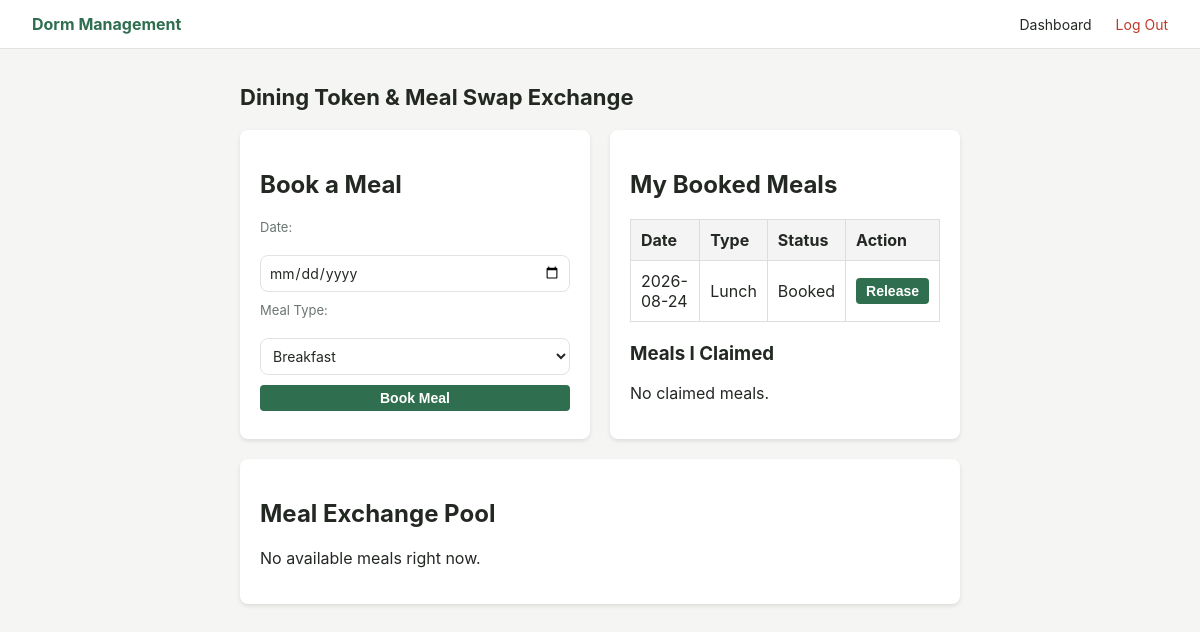
/meals.php (signed in), run on the app's committed database.
### tables this page shows
CREATE TABLE IF NOT EXISTS meal (
    token_no INT AUTO_INCREMENT PRIMARY KEY,
    meal_type VARCHAR(50),  
    student_id INT NOT NULL,  
    meal_serve_date DATE NOT NULL,
    is_released BOOLEAN DEFAULT FALSE,
    released_by INT NULL,  
    released_status VARCHAR(20) DEFAULT 'Booked',  
    claim_status BOOLEAN DEFAULT FALSE,
    claimed_by INT NULL,  
    FOREIGN KEY (student_id) REFERENCES Student(Student_ID) ON DELETE CASCADE,
    FOREIGN KEY (released_by) REFERENCES Student(Student_ID) ON DELETE SET NULL,
    FOREIGN KEY (claimed_by) REFERENCES Student(Student_ID) ON DELETE SET NULL
);

### meals.php (the view, shortened to what this page needs)
<?php
require 'config/db.php';
$student_id = $_SESSION['student_id'];
$my_meals_stmt = $pdo->prepare("SELECT * FROM meal WHERE student_id = ? AND claim_status = FALSE ORDER BY meal_serve_date ASC, token_no ASC");
$my_meals_stmt->execute([$student_id]);
$my_meals = $my_meals_stmt->fetchAll();
$available_meals_stmt = $pdo->prepare("SELECT meal_serve_date, meal_type, COUNT(*) as available_count FROM meal WHERE is_released = TRUE AND claim_status = FALSE AND student_id != ? GROUP BY meal_serve_date, meal_type ORDER BY meal_serve_date ASC");
$available_meals_stmt->execute([$student_id]);
$available_meals = $available_meals_stmt->fetchAll();
$my_claims_stmt = $pdo->prepare("SELECT * FROM meal WHERE claimed_by = ? ORDER BY meal_serve_date ASC");
$my_claims_stmt->execute([$student_id]);
$my_claims = $my_claims_stmt->fetchAll();
?>
<!DOCTYPE html>
<html lang="en">
<head>
    <link rel="stylesheet" href="assets/css/style.css">
</head>
<body>
    <?php include 'includes/navbar.php'; ?>
    <div class="page" style="padding: 20px;">
        <h1>Dining Token & Meal Swap Exchange</h1>
        <div class="container">
            <div class="card">
                <h2>Book a Meal</h2>
                <form action="book_meal.php" method="POST" style="margin-top: 10px;">
                    <div style="margin-bottom: 10px;">
                        <label>Date:</label>
                        <input type="date" name="meal_serve_date" required style="width: 100%; padding: 8px;">
                    </div>
                    <div style="margin-bottom: 10px;">
                        <label>Meal Type:</label>
                        <select name="meal_type" required style="width: 100%; padding: 8px;">
                            <option value="Breakfast">Breakfast</option>
                        </select>
                    </div>
                    <button type="submit" class="btn">Book Meal</button>
                </form>
            </div>
            <div class="card">
                <h2>My Booked Meals</h2>
                <?php if (count($my_meals) > 0): ?>
                    <table>
                        <tr>
                            <th>Date</th>
                            <th>Type</th>
                            <th>Status</th>
                            <th>Action</th>
                        </tr>
                        <?php foreach ($my_meals as $meal): ?>
                            <tr>
                                <td><?= htmlspecialchars($meal['meal_serve_date']) ?></td>
                                <td><?= htmlspecialchars($meal['meal_type']) ?></td>
                                <td><?= htmlspecialchars($meal['released_status']) ?></td>
                                <td>
                                    <?php if (!$meal['is_released']): ?>
                                        <form action="release_meal.php" method="POST" style="display:inline;">
                                            <button type="submit" class="btn btn-release">Release</button>
                                        </form>
                                    <?php else: ?>
                                        <em>N/A</em>
                                    <?php endif; ?>
                                </td>
                            </tr>
                        <?php endforeach; ?>
                    </table>
                <?php else: ?>
                    <p>No booked meals.</p>
                <?php endif; ?>
                <h3 style="margin-top:20px;">Meals I Claimed</h3>
                <?php if (count($my_claims) > 0): ?>
                    <table>
                        <tr>
                            <th>Date</th>
                            <th>Type</th>
                        </tr>
                        <?php foreach ($my_claims as $claim): ?>
                            <tr>
                                <td><?= htmlspecialchars($claim['meal_serve_date']) ?></td>
                                <td><?= htmlspecialchars($claim['meal_type']) ?></td>
                            </tr>
                        <?php endforeach; ?>
                    </table>
                <?php else: ?>
                    <p>No claimed meals.</p>
                <?php endif; ?>
            </div>
            <div class="card">
                <h2>Meal Exchange Pool</h2>
                <?php if (count($available_meals) > 0): ?>
                    <table>
                        <tr>
                            <th>Date</th>
                            <th>Type</th>
                            <th>Available</th>
                            <th>Action</th>
                        </tr>
                        <?php foreach ($available_meals as $avail): ?>
                            <tr>
                                <td><?= htmlspecialchars($avail['meal_serve_date']) ?></td>
                                <td><?= htmlspecialchars($avail['meal_type']) ?></td>
                                <td><?= htmlspecialchars($avail['available_count']) ?></td>
                                <td>
                                    <form action="claim_meal.php" method="POST" style="display:inline;">
                                        <input type="hidden" name="meal_serve_date" value="<?= $avail['meal_serve_date'] ?>">
                                        <input type="hidden" name="meal_type" value="<?= $avail['meal_type'] ?>">
                                        <button type="submit" class="btn btn-claim">Claim</button>
                                    </form>
                                </td>
                            </tr>
                        <?php endforeach; ?>
                    </table>
                <?php else: ?>
                    <p>No available meals right now.</p>
                <?php endif; ?>
            </div>
        </div>
    </div>
</body>
</html>

### assets/css/style.css (style rules this page uses)
:root { --primary: #2f6f4f; --primary-dark: #234f38; --bg: #f5f6f4; --card-bg: #ffffff; --text: #232823; --muted: #6b7570; --border: #e1e4de; --high: #c0392b; --medium: #d68910; --low: #2f6f4f; --radius: 10px; }
* { box-sizing: border-box; }
body { margin: 0; font-family: -apple-system, BlinkMacSystemFont, "Segoe UI", Roboto, sans-serif; background: var(--bg); color: var(--text); }
label { display: block; font-size: 13px; color: var(--muted); margin-bottom: 14px; }
input, select, textarea { width: 100%; padding: 10px 12px; margin-top: 6px; border: 1px solid var(--border); border-radius: 8px; font-size: 14px; font-family: inherit; background: #fff; color: var(--text); }
button, .btn { display: inline-block; border: none; border-radius: 8px; padding: 11px 20px; font-size: 14px; font-weight: 600; cursor: pointer; text-decoration: none; text-align: center; }
.btn-primary, button[type="submit"] { background: var(--primary); color: #fff; width: 100%; }
.page { max-width: 760px; margin: 0 auto; padding: 32px 20px 60px; }
.page h1 { font-size: 22px; margin-bottom: 20px; }

### meals.php (style rules this page uses)
.container { display: flex; flex-wrap: wrap; gap: 20px; margin-top: 20px; }
.card { background: #fff; padding: 20px; border-radius: 8px; box-shadow: 0 2px 4px rgba(0,0,0,0.1); flex: 1; min-width: 300px; }
table { width: 100%; border-collapse: collapse; margin-top: 10px; }
th, td { padding: 10px; border: 1px solid #ddd; text-align: left; }
th { background: #f4f4f4; }
.btn { padding: 5px 10px; border: none; background: #007bff; color: white; cursor: pointer; border-radius: 4px; text-decoration: none; display: inline-block; }
.btn-release { background: #ffc107; color: #000; }

### data on the page
meal: meal_serve_date "2026-08-24", meal_type "Lunch", released_status "Booked"
